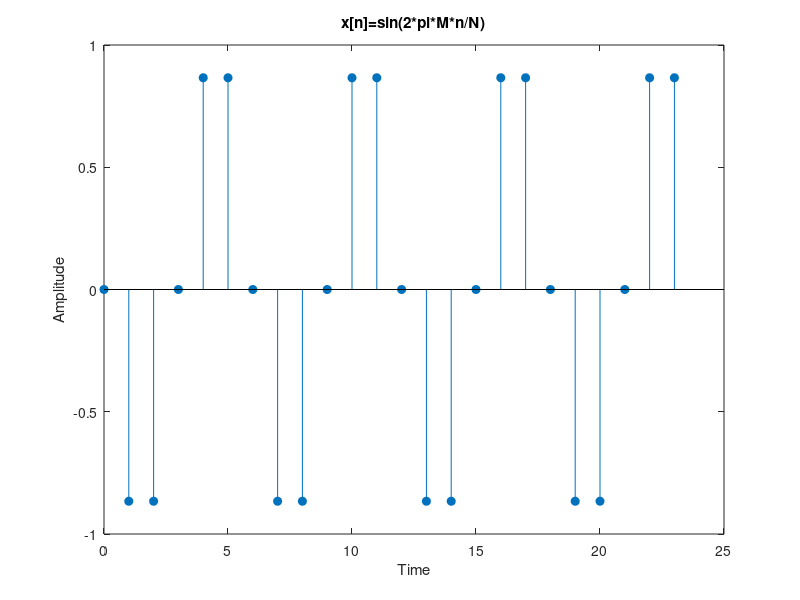

This figure's MATLAB source:
N=12;
n=[0:2*N-1];
M=10;
x_M=sin((2*pi*M*n)/N);
figure(1);
stem(n,x_M,'filled');
title('x[n]=sin(2*pi*M*n/N)');
xlabel('Time');
ylabel('Amplitude');
